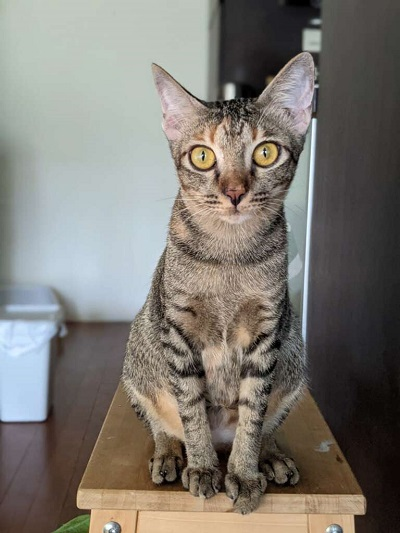
#> input picture Multimedia/Assignment 2/CIS_465/html/images/cat.jpg, 400 x 533 px
$ python Transform.py
#> lines starting #> are read from the running program, lines starting #| are printed output that depends on the picture; after the words box and inside, x2 and y2 are one past the last pixel; in counts of white or black regions, pixels touching at a corner belong together
# -*- coding: utf-8 -*-
"""
Created on Mon Sep 27 22:53:57 2021

@author: Evan Benitez
"""

import cv2
import copy
import math

def binary(image, thresh):
    img = copy.deepcopy(image)

    for i in range(len(img)):
        for j in range(len(img[i])):
            if img[i][j] < thresh:
                img[i][j] = 0
            else:
                img[i][j] = 255
    cv2.imshow("binary Image " + str(thresh), img)

def trinary(image):
    img = copy.deepcopy(image)

    for i in range(len(img)):
        for j in range(len(img[i])):
            if img[i][j] < 70:
                img[i][j] = 0
            elif img[i][j] > 170:
                img[i][j] = 255
    cv2.imshow("trinary Image", img)

def log(image):
    img = copy.deepcopy(image)
    C = 255 / math.log(1 + 255)
    for i in range(len(img)):
        for j in range(len(img[i])):
            img[i][j] = C * math.log(1 + img[i][j])
    cv2.imshow("Logarithmic Image", img)

def gamma(image, G):
    img = copy.deepcopy(image)
    C = 255 / math.pow(255, G)
    for i in range(len(img)):
        for j in range(len(img[i])):
            img[i][j] = C * math.pow(img[i][j], G)
    cv2.imshow("Gamma Image " + str(G), img)


original = cv2.imread("images/cat.jpg", 0)
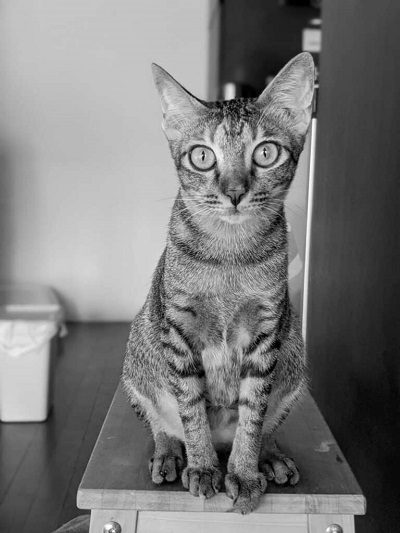
#> original: shape (533, 400); min 0, max 255, mean 121.2
cv2.imshow("original", original)

binary(original, 70)
#> after the loop in binary, `for i in range(len(img)):`:
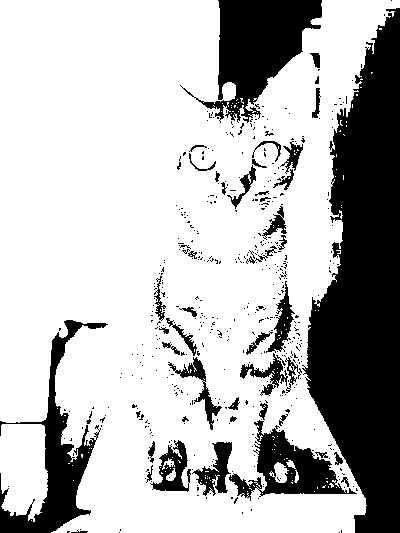
#> img: shape (533, 400); 72.9% white; 483 black regions (437 under 20 px), largest, box (x1, y1, x2, y2) and area: (302, 8, 400, 533) 32128, (180, 0, 322, 123) 7910, (0, 320, 108, 533) 5736
binary(original, 170)
#> call 2 of binary, with thresh = 170
#> after the loop in binary (call 2), `for i in range(len(img)):`:
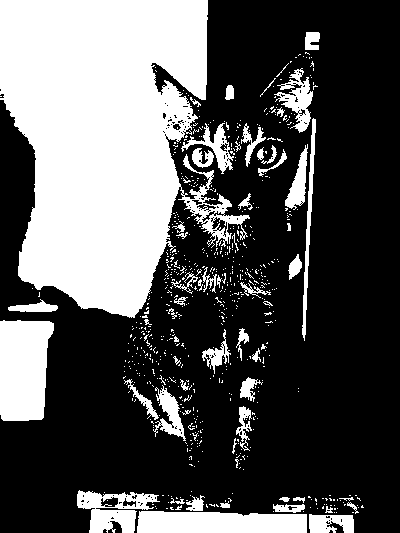
#> img: shape (533, 400); 33.9% white; 678 white regions (620 under 20 px), largest, box (x1, y1, x2, y2) and area: (0, 0, 250, 318) 50966, (0, 320, 54, 421) 4688, (137, 511, 307, 533) 3419

trinary(original)
#> after the loop in trinary, `for i in range(len(img)):`:
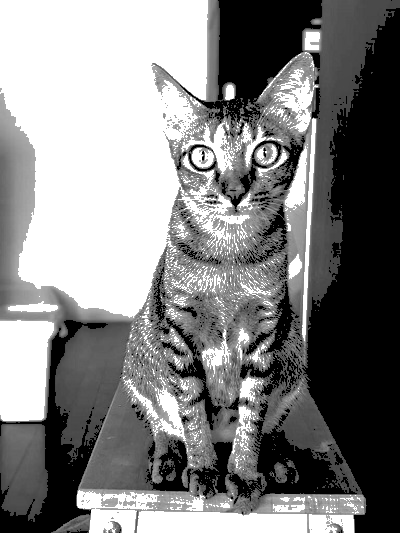
#> img: shape (533, 400); min 0, max 255, mean 130.1

log(original)
#> after the loop in log, `for i in range(len(img)):`:
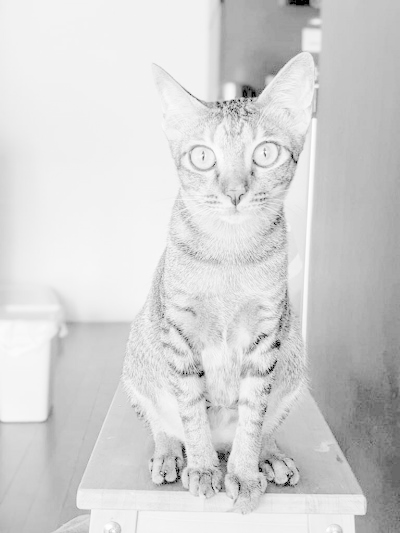
#> img: shape (533, 400); min 0, max 255, mean 211.6

gamma(original, 5) # high gamma
#> after the loop in gamma, `for i in range(len(img)):`:
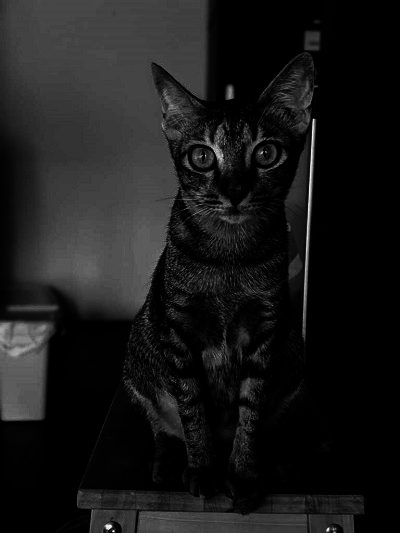
#> img: shape (533, 400); min 0, max 255, mean 24.7
gamma(original, 1) # neutral gamma
gamma(original, 0.2) # low gamma

cv2.waitKey(0)

cv2.destroyAllWindows()
